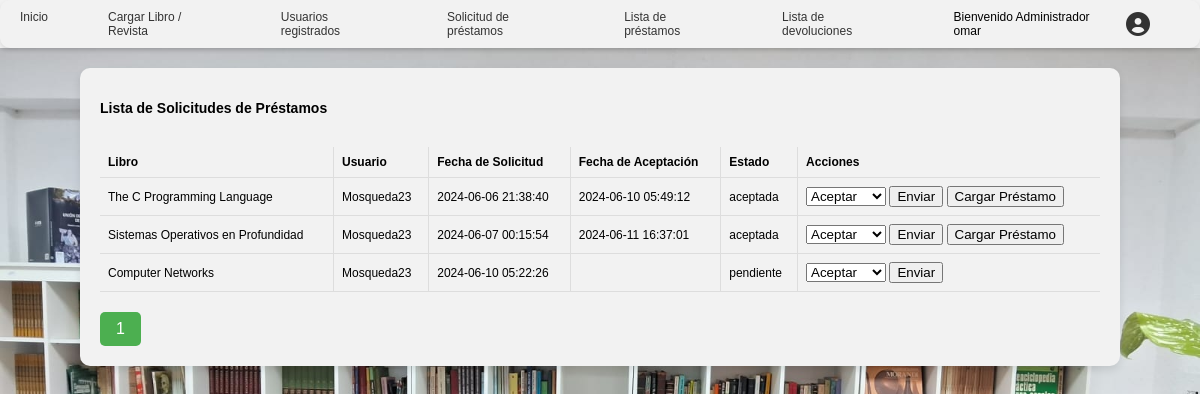
The page /view/content/admin/solicitud_prestamo.php (signed in) on the database its author committed.
### tables this page shows
CREATE TABLE `solicitud_prestamo` (
  `id_solicitud` int(11) NOT NULL,
  `id_usuario` int(11) NOT NULL,
  `id_libro` int(11) NOT NULL,
  `fecha_solicitud` datetime NOT NULL,
  `fecha_aceptacion` datetime DEFAULT NULL,
  `estado` enum('pendiente','aceptada','rechazada') NOT NULL DEFAULT 'pendiente'
);

CREATE TABLE `libros` (
  `id_libro` int(11) NOT NULL,
  `titulo` varchar(100) NOT NULL,
  `cantidad` decimal(10,0) NOT NULL,
  `id_tipo` int(11) NOT NULL,
  `isbn` varchar(20) DEFAULT NULL,
  `id_genero` int(11) NOT NULL,
  `id_autor` int(11) NOT NULL,
  `id_editorial` int(11) NOT NULL
);

CREATE TABLE `usuarios` (
  `id` int(11) NOT NULL,
  `correo` varchar(150) NOT NULL,
  `password` varchar(150) NOT NULL,
  `nombre` varchar(50) NOT NULL,
  `apellido` varchar(50) NOT NULL,
  `dni` varchar(20) NOT NULL,
  `telefono` varchar(20) NOT NULL,
  `fecha_nacimiento` date NOT NULL,
  `usuario` varchar(50) NOT NULL
);

### view/content/admin/solicitud_prestamo.php (the view, shortened to what this page needs)
<?php
try {
    $database = new db();
    $conn = $database->conexion();
    $results_per_page = 10;
    $sql = "SELECT COUNT(*) AS total FROM solicitud_prestamo";
    $stmt = $conn->query($sql);
    $row = $stmt->fetch(PDO::FETCH_ASSOC);
    $total_results = $row['total'];
    $total_pages = ceil($total_results / $results_per_page);
    if (!isset($_GET['page']) || !is_numeric($_GET['page']) || $_GET['page'] < 1) {
        $page = 1;
    } else if ($_GET['page'] > $total_pages) {
        $page = $total_pages;
    } else {
        $page = $_GET['page'];
    }
    $start_limit = ($page - 1) * $results_per_page;
    $sql = "SELECT sp.*, u.usuario, l.titulo AS nombre_libro FROM solicitud_prestamo sp
            INNER JOIN usuarios u ON sp.id_usuario = u.id
            INNER JOIN libros l ON sp.id_libro = l.id_libro
            LIMIT $start_limit, $results_per_page";
    $stmt = $conn->query($sql);
    $solicitudes = $stmt->fetchAll(PDO::FETCH_ASSOC);
} catch (PDOException $e) {
    echo "Error: " . $e->getMessage();
    $solicitudes = array();
}
require_once("c://xampp/htdocs/login/view/head/headerAdmin.php");
?>
<!DOCTYPE html>
<html lang="es">
<head>
</head>
<body>
    <div class="container">
        <div class="header">
            <h2>Lista de Solicitudes de Préstamos</h2>
        </div>
        <table>
            <thead>
                <tr>
                    <th>Libro</th>
                    <th>Usuario</th>
                    <th>Fecha de Solicitud</th>
                    <th>Fecha de Aceptación</th>
                    <th>Estado</th>
                    <th>Acciones</th>
                </tr>
            </thead>
            <tbody>
                <?php foreach ($solicitudes as $solicitud): ?>
                    <tr>
                        <td><?= $solicitud['nombre_libro'] ?></td>
                        <td><?= $solicitud['usuario'] ?></td>
                        <td><?= $solicitud['fecha_solicitud'] ?></td>
                        <td><?= $solicitud['fecha_aceptacion'] ?></td>
                        <td><?= $solicitud['estado'] ?></td>
                        <td>
                            <form action="aceptar_rechazar_prestamo.php" method="post" style="display: inline-block;">
                                <select name="accion">
                                    <option value="aceptar">Aceptar</option>
                                </select>
                                <button type="submit">Enviar</button>
                            </form>
                            <?php if ($solicitud['estado'] == 'aceptada'): ?>
                                <form action="insertar_prestamo.php" method="post" style="display: inline-block;">
                                        <button type="submit">Cargar Préstamo</button>
                                </form>
                            <?php endif; ?>
                        </td>
                    </tr>
                <?php endforeach; ?>
            </tbody>
        </table>
        <div class="pagination">
            <?php for ($i = 1; $i <= $total_pages; $i++): ?>
                <a href="?page=<?= $i ?>" class="<?= ($i == $page) ? 'active' : '' ?>"><?= $i ?></a>
            <?php endfor; ?>
        </div>
    </div>
</body>
</html>

### view/head/headerAdmin.php (style rules this page uses)
body { background-image: url("/login/fondo.jpeg"); background-size: 100% auto; background-repeat: no-repeat; background-position: top left; margin: 0; padding: 0; font-family: Arial, sans-serif; }

### view/content/admin/solicitud_prestamo.php (style rules this page uses)
.container { border-radius: 10px; overflow: hidden; box-shadow: 0 4px 8px rgba(0, 0, 0, 0.1); margin: 20px auto; max-width: 1000px; background-color: #f2f2f2; padding: 20px; }
.header { display: flex; justify-content: space-between; align-items: center; margin-bottom: 20px; }
table { width: 100%; border-collapse: collapse; }
th, td { padding: 8px; text-align: left; border-bottom: 1px solid #ddd; font-size: 12px; border-right: 1px solid #ddd; }
th { background-color: #f2f2f2; border-right: 1px solid #ddd; }
th:last-child, td:last-child { border-right: none; }
h2 { font-size: 14px; }
.pagination { margin-top: 20px; text-align: center; }
.pagination a { color: black; float: left; padding: 8px 16px; text-decoration: none; transition: background-color .3s; }
.pagination a.active { background-color: #4CAF50; color: white; border-radius: 5px; }

### rows shown on the page
solicitud_prestamo: id_libro.titulo "The C Programming Language", id_usuario.usuario "Mosqueda23", fecha_solicitud "2024-06-06 21:38:40", fecha_aceptacion "2024-06-10 05:49:12", estado "aceptada"
solicitud_prestamo: id_libro.titulo "Sistemas Operativos en Profundidad", id_usuario.usuario "Mosqueda23", fecha_solicitud "2024-06-07 00:15:54", fecha_aceptacion "2024-06-11 16:37:01", estado "aceptada"
solicitud_prestamo: id_libro.titulo "Computer Networks", id_usuario.usuario "Mosqueda23", fecha_solicitud "2024-06-10 05:22:26", estado "pendiente"

### other values the page prints
$_SESSION['usuario'] "omar"
